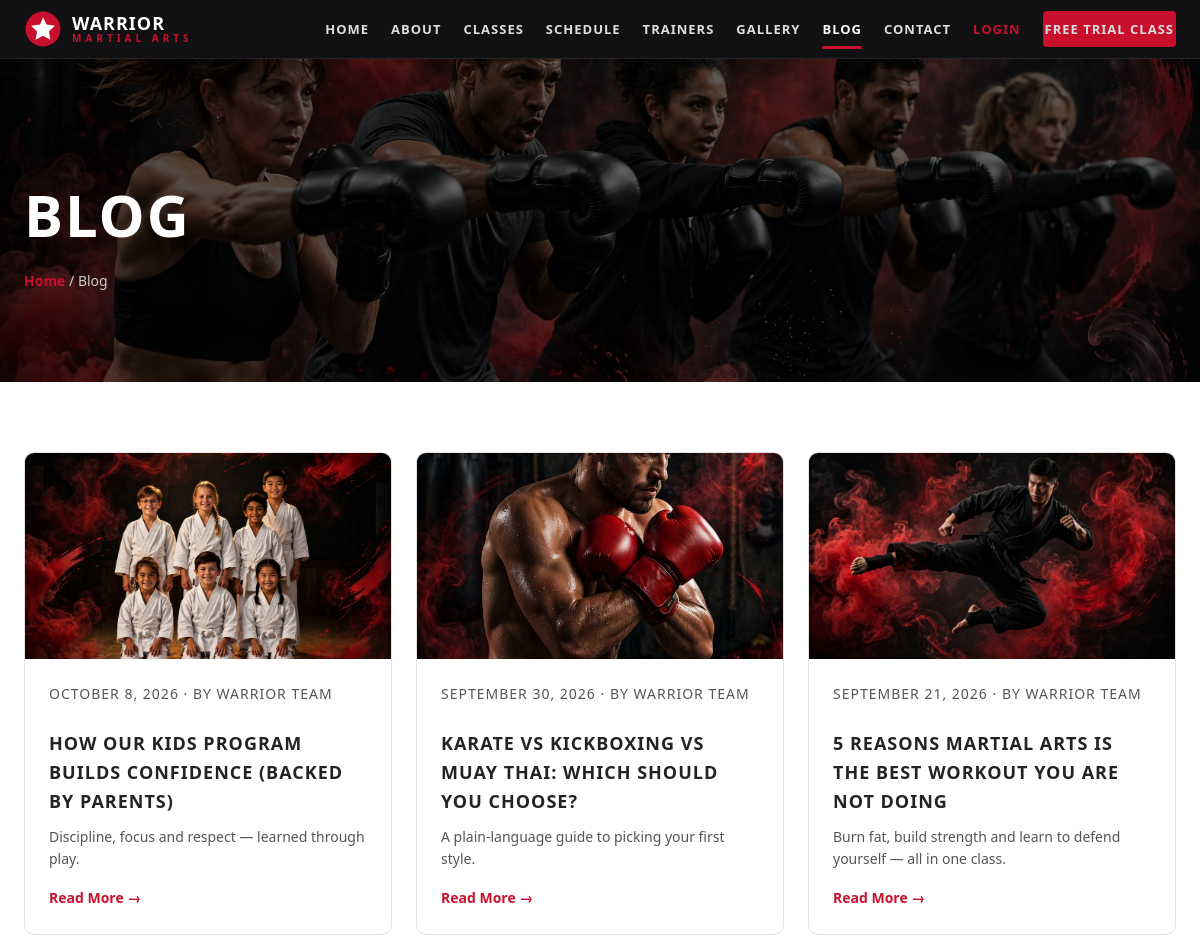
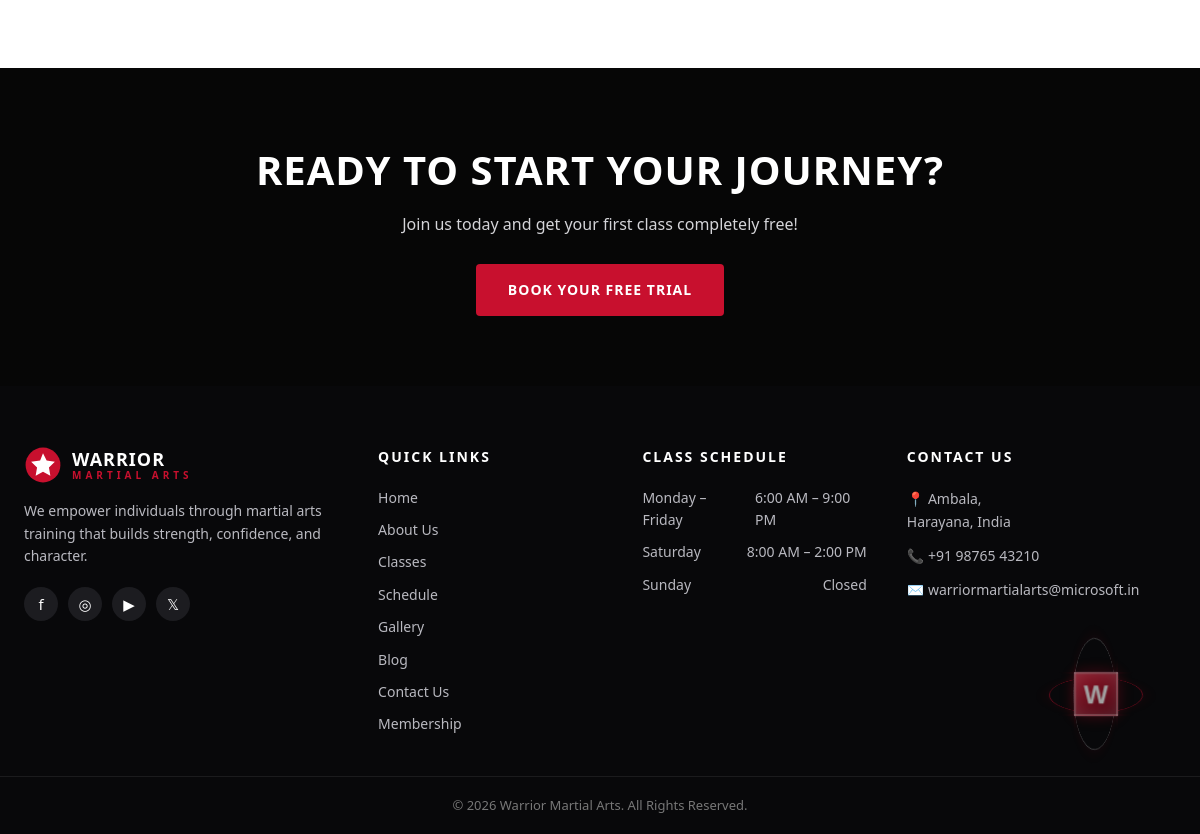
Screenshot of /blog/ with the database file from the repository (2 pictures, top to bottom).
### dojo/models.py (models this page shows, shortened)
class BlogPost(models.Model):
    title = models.CharField(max_length=160)
    slug = models.SlugField(max_length=160, unique=True, blank=True)
    excerpt = models.CharField(max_length=300)
    body = models.TextField()
    author = models.CharField(max_length=80, default="Warrior Team")
    published_at = models.DateTimeField()
    image = models.CharField(
        max_length=120,
        blank=True,
        help_text="Optional static image filename (in dojo/static/dojo/img/).",
    )
    class Meta:
        ordering = ["-published_at"]

### dojo/views.py (the view)
# urls.py: path("blog/", views.blog_list, name="blog"),
def blog_list(request):
    return render(request, "dojo/blog_list.html", {"posts": BlogPost.objects.all()})

### dojo/templates/dojo/blog_list.html (shortened to what this page needs)
{% extends "dojo/base.html" %}
{% load static %}
{% block content %}
<section class="page-hero" style="background-image:url('{% static 'dojo/img/class-kickboxing.jpg' %}')">
  <div class="page-hero-overlay"></div>
  <div class="wrap">
    <h1>BLOG</h1>
    <p class="crumb"><a href="{% url 'dojo:home' %}">Home</a> / Blog</p>
  </div>
</section>
<section class="wrap content-section">
  <div class="blog-grid">
    {% for post in posts %}
    <article class="blog-card">
      {% if post.image %}
      <a href="{% url 'dojo:blog_detail' post.slug %}"><img src="{% static 'dojo/img/' %}{{ post.image }}" alt="{{ post.title }}" loading="lazy"></a>
      {% endif %}
      <div class="blog-body">
        <p class="blog-meta">{{ post.published_at|date:"F j, Y" }} · by {{ post.author }}</p>
        <h3><a href="{% url 'dojo:blog_detail' post.slug %}">{{ post.title }}</a></h3>
        <p>{{ post.excerpt }}</p>
        <a class="read-more" href="{% url 'dojo:blog_detail' post.slug %}">Read More →</a>
      </div>
    </article>
    {% empty %}
    <p>No posts yet. Check back soon.</p>
    {% endfor %}
  </div>
</section>
{% endblock %}

### dojo/static/dojo/css/style.css (style rules this page uses)
:root { --red: #c8102e; --red-dark: #9a0b23; --black: #0b0b0d; --ink: #141416; --panel: #17171a; --grey: #f4f4f5; --line: #e4e4e7; --muted: #8e8e93; --text: #232326; --radius: 10px; --font: "Segoe UI", "Helvetica Neue", Arial, system-ui, sans-serif; --display: "Arial Black", "Segoe UI", Arial, sans-serif; }
* { box-sizing: border-box; margin: 0; padding: 0; }
html { scroll-behavior: smooth; }
body { font-family: var(--font); color: var(--text); background: #fff; line-height: 1.6; }
img { max-width: 100%; display: block; }
a { text-decoration: none; color: inherit; }
.wrap { max-width: 1200px; margin: 0 auto; padding: 0 24px; }
.page-hero { position: relative; background-size: cover; background-position: center; padding: 110px 0 90px; color: #fff; background-color: var(--black); }
.page-hero-overlay { position: absolute; inset: 0; background: rgba(0,0,0,.62); }
.page-hero .wrap { position: relative; z-index: 1; }
.page-hero h1 { font-family: var(--display); font-size: clamp(36px, 5vw, 58px); letter-spacing: 2px; }
.crumb { color: #ccc; font-size: 14px; margin-top: 8px; }
.crumb a { color: var(--red); font-weight: 600; }
.content-section { padding: 70px 24px; }
.content-section h3 { font-size: 18px; letter-spacing: 1px; margin: 24px 0 12px; text-transform: uppercase; }
.blog-grid { display: grid; grid-template-columns: repeat(3, 1fr); gap: 24px; }
.blog-card { background: #fff; border: 1px solid var(--line); border-radius: 10px; overflow: hidden; transition: box-shadow .2s ease, transform .2s ease; }
.blog-card img { aspect-ratio: 16/9; object-fit: cover; width: 100%; }
.blog-body { padding: 24px; }
.blog-meta { font-size: 12px; color: var(--muted); text-transform: uppercase; letter-spacing: 1px; margin-bottom: 8px; }
.blog-body h3 { font-size: 18px; margin-bottom: 10px; }
.blog-body p { font-size: 14px; color: #555; margin-bottom: 14px; }
.read-more { color: var(--red); font-weight: 700; font-size: 14px; }

### rows the page displays
BlogPost: image (picture), published_at "OCTOBER 8, 2026", author "WARRIOR TEAM", title "HOW OUR KIDS PROGRAM BUILDS CONFIDENCE (BACKED BY PARENTS)", excerpt "Discipline, focus and respect — learned through play."
BlogPost: image (picture), published_at "SEPTEMBER 30, 2026", author "WARRIOR TEAM", title "KARATE VS KICKBOXING VS MUAY THAI: WHICH SHOULD YOU CHOOSE?", excerpt "A plain-language guide to picking your first style."
BlogPost: image (picture), published_at "SEPTEMBER 21, 2026", author "WARRIOR TEAM", title "5 REASONS MARTIAL ARTS IS THE BEST WORKOUT YOU ARE NOT DOING", excerpt "Burn fat, build strength and learn to defend yourself — all in one class."
